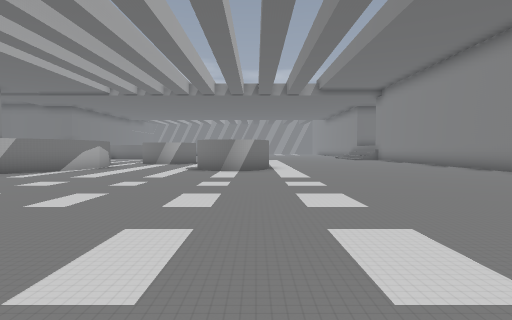
view 1 (above)

24 first-person views from a walk through a 3-D level made in the Godot game engine. The camera is 1.3 m above the floor, tilts 2° down and sees 80° across. The floor is counted in squares, 2 m on a side. Each view is taken from the middle of a square. On the plan, view 1 faces up. The plan holds only what a view shows up to about 10 squares ahead; the rest is blank. The place goes on beyond the plan.

view 2
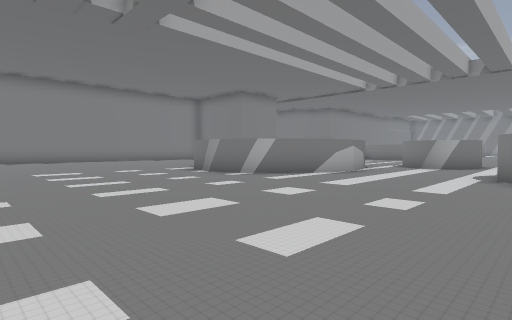

view 3
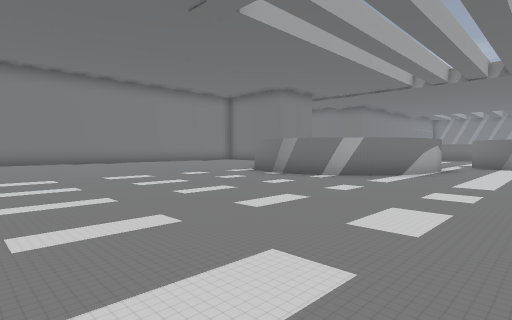

view 4
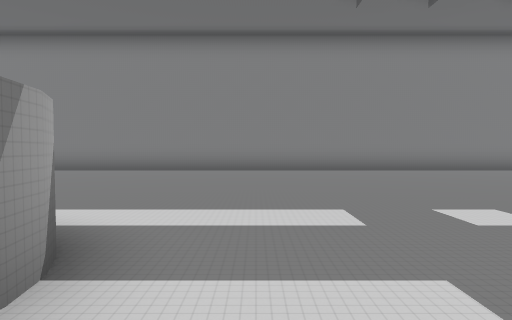

view 5
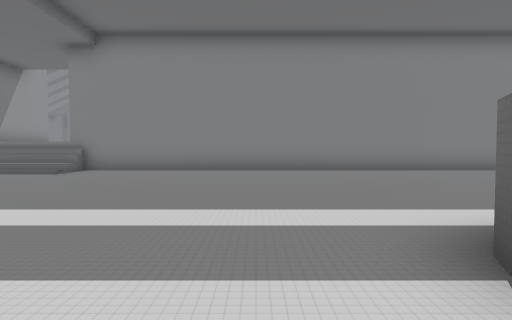

view 6
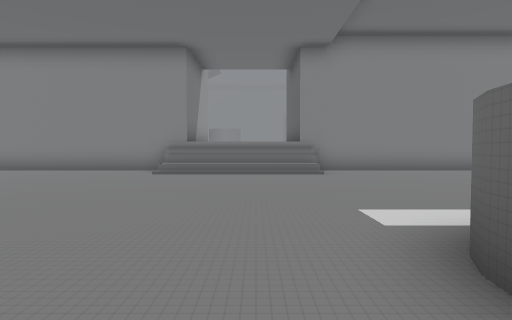

view 7
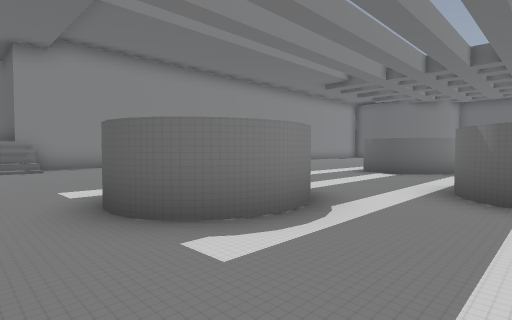

view 8
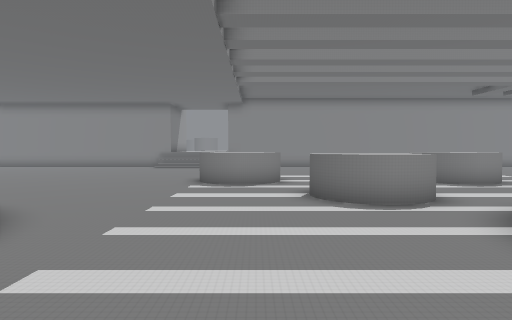

view 9
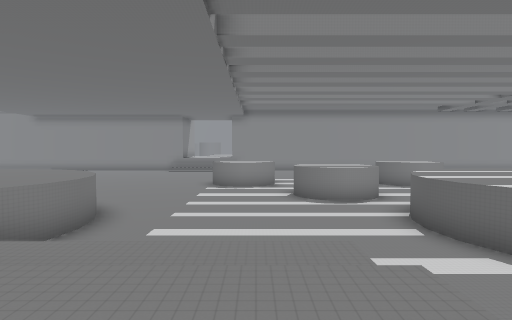

view 10
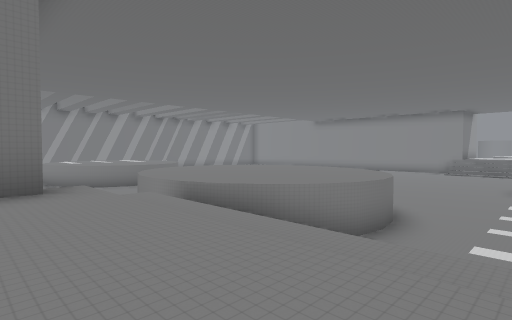

view 11
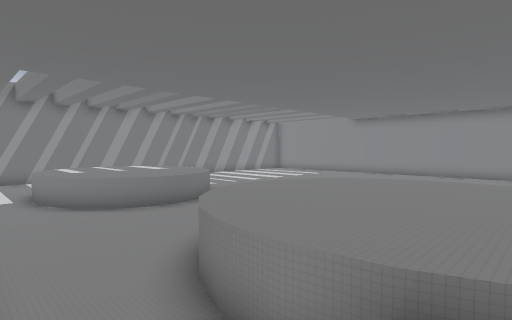

view 12
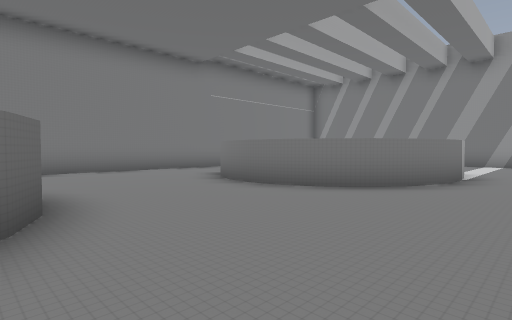

view 13
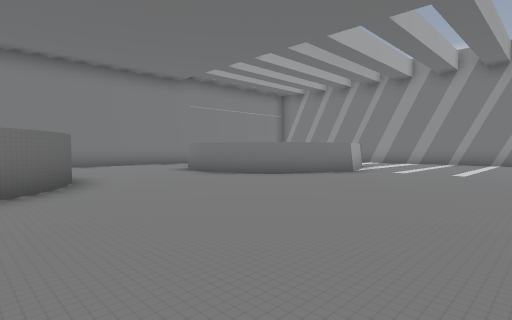

view 14
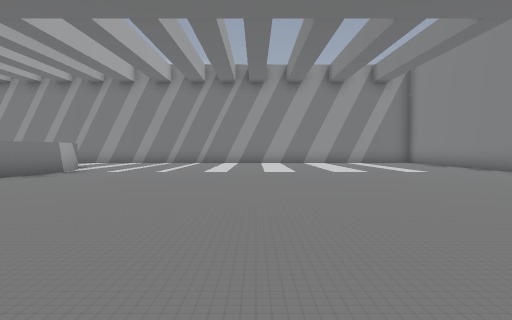

view 15
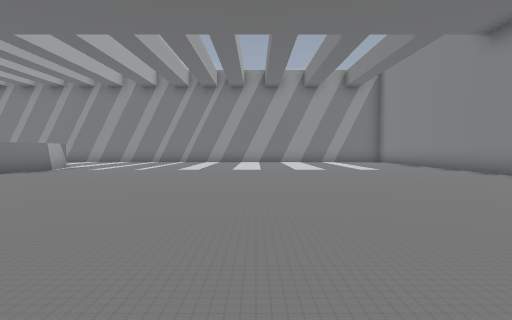

view 16
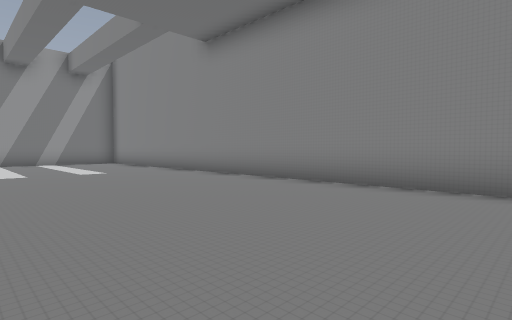

view 17
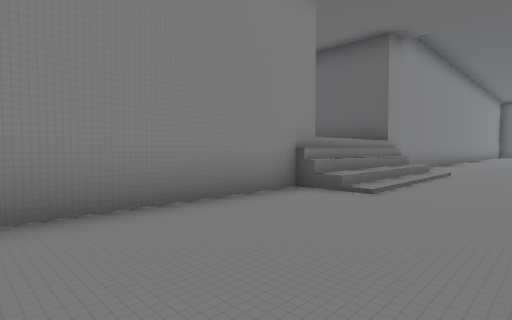

view 18
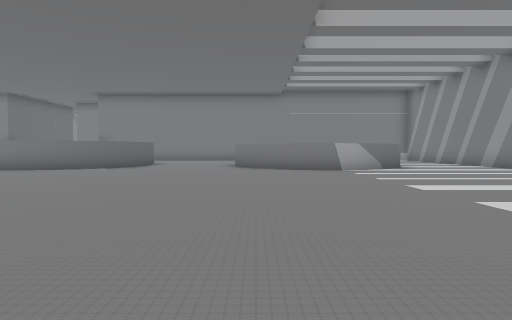

view 19
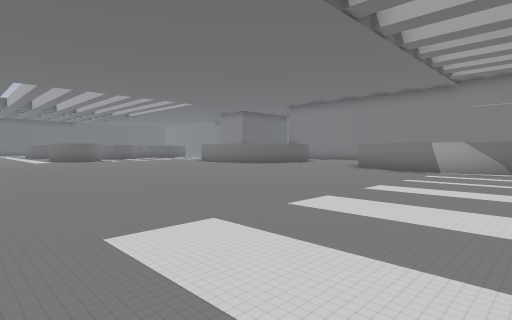

view 20
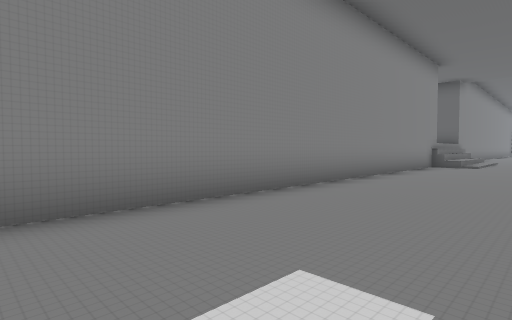

view 21
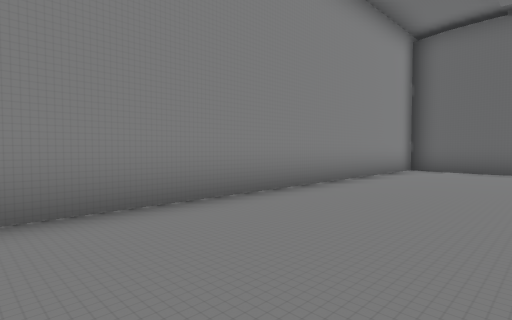

view 22
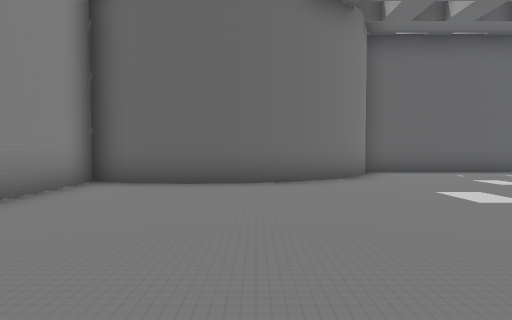

view 23
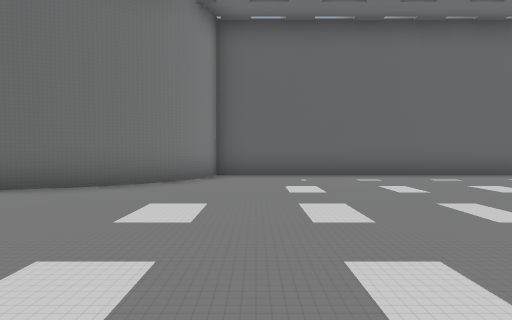

view 24
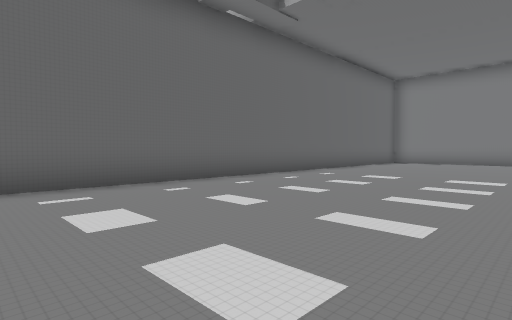

### Floor plan
Key: @ floor where view 1 was taken; # wall or solid block; . main floor; : floor 2 m higher than the main floor; / step, stairs or slope; ^ raised ledge.
Columns run from 15 left of view 1 to 9 right of it. Each row starts with its distance up from view 1.
 36          ............
 35          ^.............#
 34    .^    ^.............#
 33    .^^   ^.............#
 32    .^^^  ^.............#
 31  #...^^^^..............#
 30  #....^^...............#
 29  #.....................#
 28  #.....................#
 27   .....................#
 26   ...^^^^..............#
 25    .^^^^^^.............#
 24     ^^^^^^..... .......#
 23   ..^^^^^^..... .......#
 22  #:/^^^^^^...........//#
 21  /://^^^^............//
 20  /:/  ...............//
 19  /:/  ...............//
 18  /:/  .......###...../###
 17  /:// .......##  ......#
 16   ..  ......... .......#
 15     ......###..........#
 14     ...^..###..........#
 13      ^^^^..............#
 12        ^^^.............#
 11         ^^...###.......#
 10          ^...###.......#
  9          ^.............#
  8      ^^^^..............#
  7     ...................#
  6    ....................#
  5   .....................#
  4  ......................#
  3 .......................#
  2 .......................#
  1        ................#
  0 ...............@.......#
 -1 .......................#
 -2  .................######
 -3   ...............##
 -4    .............##
 -5    ##############

Positions as (right, up) in squares from view 1, and headings:
1: (0, 0), facing up
2: (-1, 2), facing up-left
3: (-3, 1), facing up-left
4: (-2, 8), facing right
5: (-2, 13), facing right
6: (-2, 20), facing right
7: (-4, 20), facing down-right
8: (-11, 17), facing right
9: (-14, 17), facing right
10: (-14, 18), facing up-right
11: (-13, 22), facing up-right
12: (-4, 26), facing up-left
13: (-1, 25), facing up-left
14: (0, 25), facing up
15: (1, 24), facing up
16: (2, 25), facing up-right
17: (4, 27), facing down-right
18: (4, 31), facing left
19: (4, 36), facing down-left
20: (4, 35), facing down-right
21: (4, 8), facing down-right
22: (4, 4), facing down
23: (0, 3), facing down
24: (-3, 1), facing down-left
